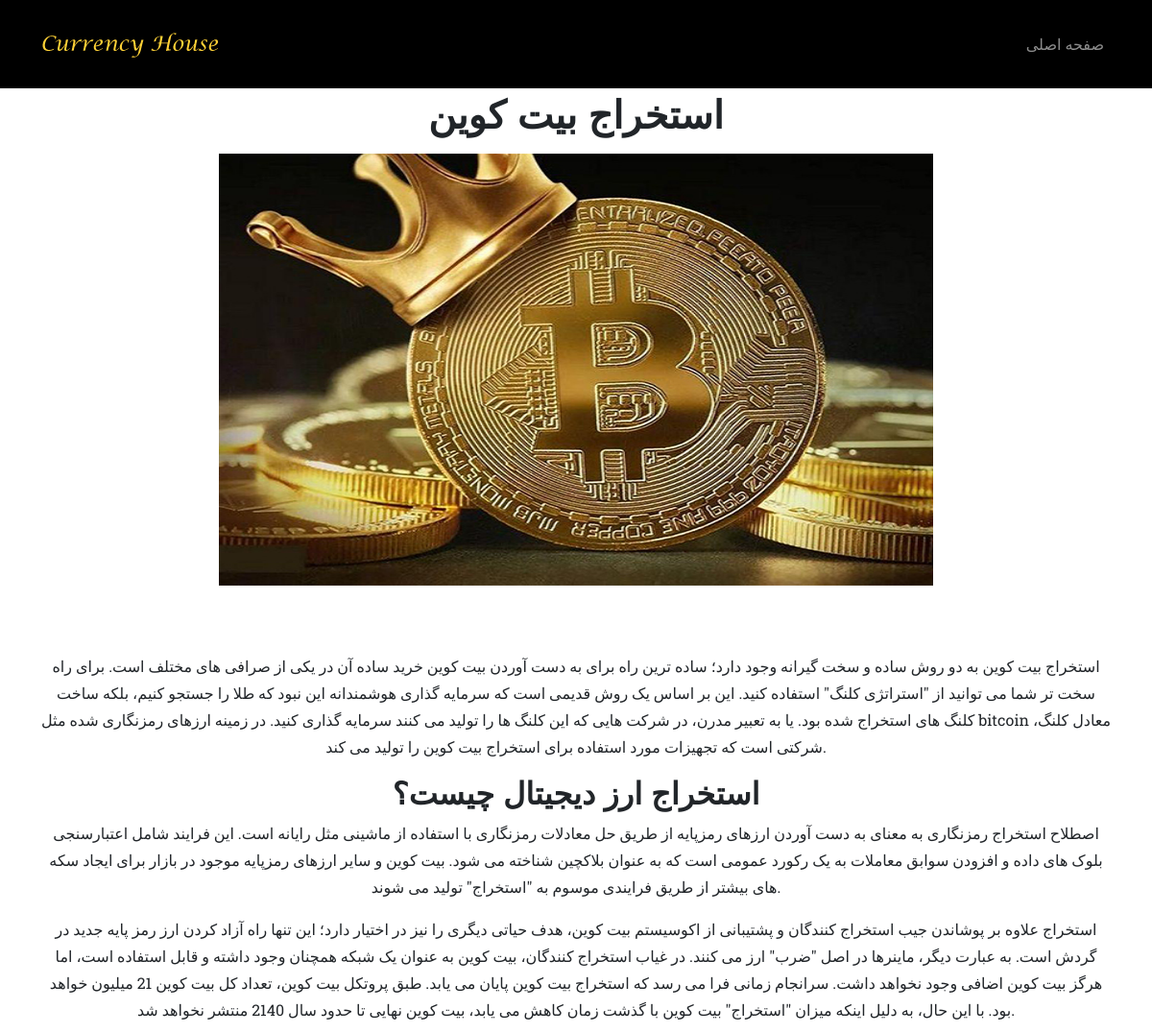
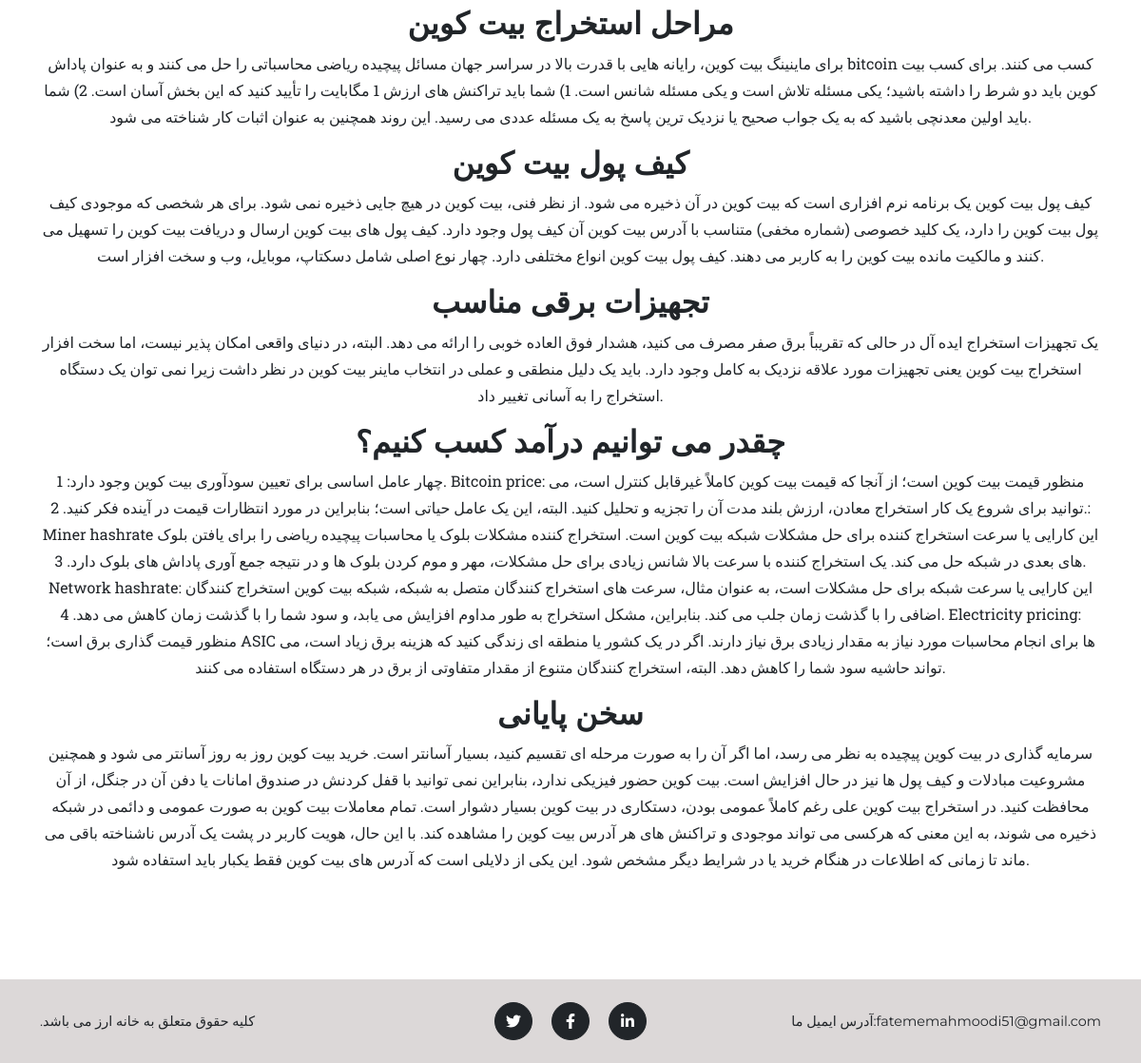
Screenshot of /show_articles.php?article=1 with the database file from the repository (2 pictures, top to bottom).
### tables this page shows
CREATE TABLE `articles` (
  `id` int(11) NOT NULL,
  `title` varchar(50) NOT NULL,
  `description` text NOT NULL,
  `image` varchar(100) NOT NULL
);

### administrator/config.php (called while the page is built, shortened)
<?php
function ConnectDB()
{
    $con = mysqli_connect("localhost", "root", "", "digital_currency");
    return $con;
}
function SelectArticlesById($id)
{
    $con = ConnectDB();
    $query = mysqli_query($con, "select * from articles where id = $id");
    $item = mysqli_fetch_assoc($query);
    return $item;
}

### show_articles.php (the view, shortened to what this page needs)
<?php include_once "_header.php"; ?>
<nav class="navbar navbar-expand-lg navbar-dark fixed-top" id="mainNav1">
    <div class="container">
        <a class="navbar-brand" href="#page-top"><img src="media/img/navbar-logo.png" alt="..."/></a>
        <div class="collapse navbar-collapse" id="navbarResponsive">
            <ul class="navbar-nav text-uppercase ms-auto py-4 py-lg-0">
                <li class="nav-item"><a class="nav-link text-center" href="index.php">صفحه اصلی</a></li>
            </ul>
        </div>
    </div>
</nav>
<?php
include_once "administrator/config.php";
$id = $_GET['article'];
$item = SelectArticlesById($id);
?>
<section class="page-section" id="services">
    <div class="container">
        <div class="text-center">
            <h2 class="section-heading text-uppercase"><?php echo $item['title']; ?></h2>
        </div>
        <div class="row text-center">
            <div class="col-md-12">
                <div class="col-8 offset-2">
                    <img class="img-fluid w-100 pp" src="administrator/admin/images/articles/<?php echo $item['image']; ?>"
                         alt="..."/>
                </div>
                <br>
                <p class="text-muted pa"><?php echo $item['description']; ?></p>
            </div>
        </div>
    </div>
</section>
<?php include_once "partials/footer.php"; ?>
<?php include_once "_footer.php"; ?>

### rows the page displays
articles: title "استخراج بیت کوین", image (picture), description "استخراج بیت کوین به دو روش ساده و سخت گیرانه وجود دارد؛ ساده ترین راه برای به دست آوردن بیت کوین خرید ساده آن در یکی از صرافی های مختلف است. برای راه سخت تر شما می توانید از \"استراتژی کلنگ\" استفاده کنید. این بر اساس یک روش قدیمی است که سرمایه گذاری هوشمندانه این نبود که طلا را جستجو کنیم، بلکه ساخت کلنگ های استخراج شده بود. یا به تعبیر مدرن، در شرکت هایی که این کلنگ ها را تولید می کنند سرمایه گذاری کنید. در زمینه ارزهای رمزنگاری شده مثل bitcoin معادل کلنگ، شرکتی است که تجهیزات مورد استفاده برای استخراج بیت کوین را تولید می کند. استخراج ارز دیجیتال چیست؟ اصطلاح استخراج رمزنگاری به معنای به دست آوردن ارزهای رمزپایه از طریق حل معادلات رمزنگاری با استفاده از ماشینی مثل رایانه است. این فرایند…"
